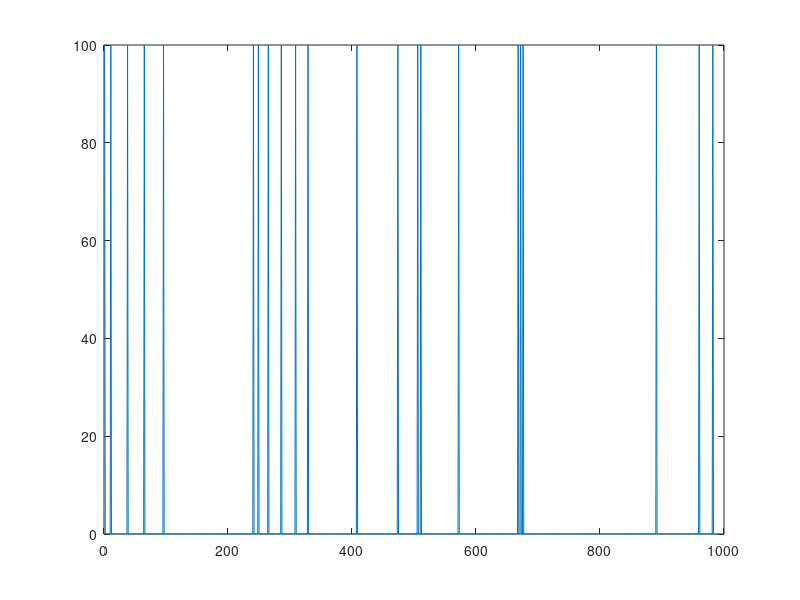

MATLAB code for this plot: (Note: this script raises an error after producing the figure.)
% Hodgkin-Huxley demo
% The script first simulates the response of a Hodgkin-Huxley (HH)
% neuron to spiky input current. It then inverts a HH-neuron model,
% without the input current info. Practically speaking, this means
% deconvolving the HH-neuron response to estimate its input.
% [see demo_fitzhugh.m]

clear variables
close all

% Choose basic settings for simulations
n_t             = 1e3;
decim           = 1;
deltat          = 1e-1/decim;         % 10Hz sampling rate
f_fname         = @f_HH;
g_fname         = @g_Id;

% Input to the HH system
u       = 1e2*(randn(1,n_t)>2);
% u = 5e1*randn(1,n_t);
figure,plot(u)


% Build priors for model inversion
priors.muX0 = [0;0;-2.8843;-0.7645];
priors.SigmaX0 = 1e0*eye(4);
priors.muTheta = [1;0*ones(4,1)];
priors.SigmaTheta = 1e0*eye(5);
priors.SigmaTheta(2,2) = 0;
priors.a_alpha      = 1e0;
priors.b_alpha      = 1e0;
priors.a_sigma      = 1e0;
priors.b_sigma      = 1e0;
for t = 1:n_t
    dq              = 1e4*ones(4,1);
    dq(1)           = 1e-2;
    priors.iQx{t}   = diag(dq);
end

% Build options structure for temporal integration of SDE
inF.delta_t     = deltat;
inF.a           = 0.5;
inG.ind         = 1;
options.priors = priors;
options.backwardLag = 2;
options.inF     = inF;
options.inG     = inG;

%options.decim   = decim;
dim.n_theta         = 5;
dim.n_phi           = 0;
dim.n               = 4;

% Build time series of hidden states and observations
alpha   = Inf;
sigma   = 1e1;
theta   = [1;0;0*randn(3,1)];
phi     = [];
x0 = [0;0;-2.8843;-0.7645];
[y,x,x0,eta,e] = simulateNLSS(n_t,f_fname,g_fname,theta,phi,u,alpha,sigma,options,x0);

% display time series of hidden states and observations
displaySimulations(y,x,eta,e)



% Call inversion routine
[posterior,out] = VBA_NLStateSpaceModel(y,zeros(1,n_t),f_fname,g_fname,dim,options);


%------------ Display results ------------------%
displayResults(posterior,out,y,x,x0,theta,phi,alpha,sigma);



